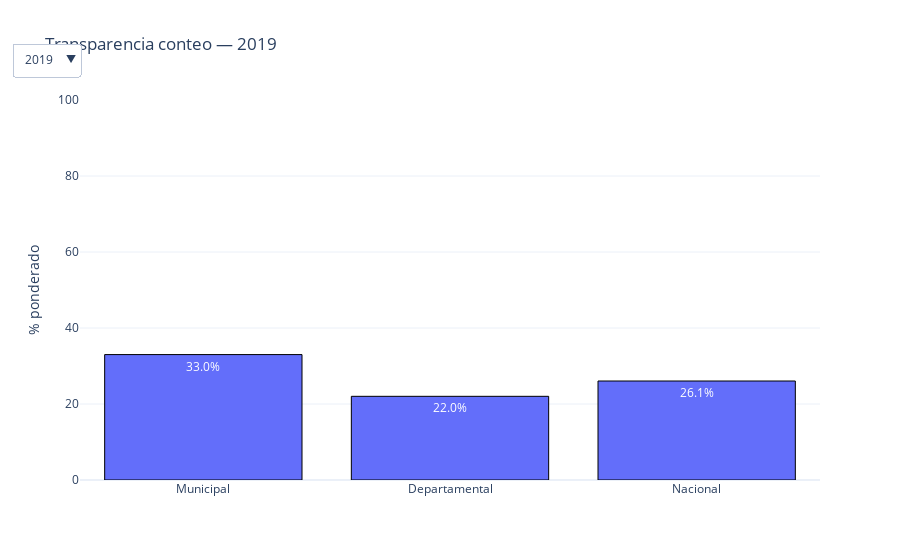

Here is the notebook cell this chart was saved with:
### Markdown cell above
## 5 · Transparencia del conteo

### Code cell
df19 = simple_reason_df(df2019, to_transparency)
df23 = simple_reason_df(df2023, to_transparency)
fig = dropdown_bar(df19, df23, 'razón', 'pct', 'Transparencia conteo', y_range=[0,100])
fig.show()

### Figure 1 — Plotly figure (JSON) as saved in the notebook; plotly's stock layout.template omitted (floating-point values rounded to 4 significant figures)
{"data": [{"marker": {"line": {"color": "black", "width": 1}}, "name": "2019", "text": ["33.0%", "22.0%", "26.1%"], "textposition": "auto", "type": "bar", "visible": true, "x": ["Municipal", "Departamental", "Nacional"], "y": [33.01, 22.02, 26.05]}, {"marker": {"line": {"color": "black", "width": 1}}, "name": "2023", "text": ["36.6%", "24.6%", "30.8%"], "textposition": "auto", "type": "bar", "visible": false, "x": ["Municipal", "Departamental", "Nacional"], "y": [36.63, 24.64, 30.85]}], "layout": {"title": {"text": "Transparencia conteo — 2019"}, "updatemenus": [{"buttons": [{"args": [{"visible": [true, false]}, {"title": "Transparencia conteo — 2019"}], "label": "2019", "method": "update"}, {"args": [{"visible": [false, true]}, {"title": "Transparencia conteo — 2023"}], "label": "2023", "method": "update"}], "direction": "down", "x": 0, "y": 1.15}], "yaxis": {"range": [0, 100], "title": {"text": "% ponderado"}}}}
